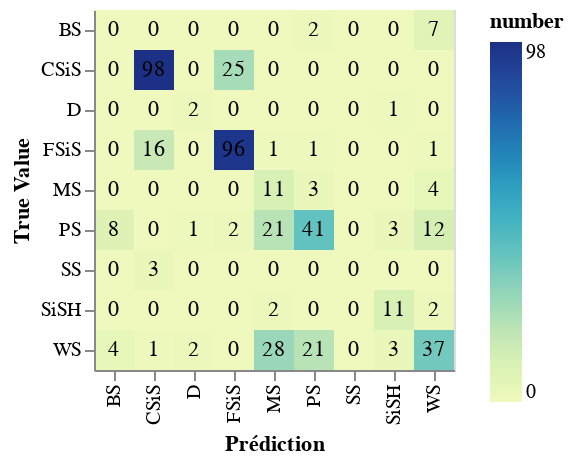

This figure's notebook cell:
### Code cell
conf=df_confusion.reset_index().melt('index')
conf.columns=['var1','var2','number']
b=alt.Chart(conf).encode(
            x=alt.X('var1:N',axis=alt.Axis(title='Prédiction')),
            y=alt.Y('var2:N',axis=alt.Axis(title='True Value'))
    )
#.properties(height=400,width=400)

rec=b.mark_rect().encode(
            color='number'
        )
text=b.mark_text().encode(
        text=alt.Text('number')
)

rec+text

### Figure 1 — Vega-Lite specification as saved in the notebook (floating-point values rounded to 4 significant figures)
{"config": {"view": {"continuousWidth": 400, "continuousHeight": 300}}, "layer": [{"mark": "rect", "encoding": {"color": {"type": "quantitative", "field": "number"}, "x": {"type": "nominal", "axis": {"title": "Prédiction"}, "field": "var1"}, "y": {"type": "nominal", "axis": {"title": "True Value"}, "field": "var2"}}}, {"mark": "text", "encoding": {"text": {"type": "quantitative", "field": "number"}, "x": {"type": "nominal", "axis": {"title": "Prédiction"}, "field": "var1"}, "y": {"type": "nominal", "axis": {"title": "True Value"}, "field": "var2"}}}], "data": {"name": "data-a74eecf63467eb1f16df52b3175b1438"}, "$schema": "https://vega.github.io/schema/vega-lite/v4.8.1.json", "datasets": {"data-a74eecf63467eb1f16df52b3175b1438": [{"var1": "SS", "var2": "SS", "number": 0}, {"var1": "CSiS", "var2": "SS", "number": 3}, {"var1": "FSiS", "var2": "SS", "number": 0}, {"var1": "SiSH", "var2": "SS", "number": 0}, {"var1": "MS", "var2": "SS", "number": 0}, {"var1": "WS", "var2": "SS", "number": 0}, {"var1": "D", "var2": "SS", "number": 0}, {"var1": "PS", "var2": "SS", "number": 0}, {"var1": "BS", "var2": "SS", "number": 0}, {"var1": "SS", "var2": "CSiS", "number": 0}, {"var1": "CSiS", "var2": "CSiS", "number": 98}, {"var1": "FSiS", "var2": "CSiS", "number": 25}, {"var1": "SiSH", "var2": "CSiS", "number": 0}, {"var1": "MS", "var2": "CSiS", "number": 0}, {"var1": "WS", "var2": "CSiS", "number": 0}, {"var1": "D", "var2": "CSiS", "number": 0}, {"var1": "PS", "var2": "CSiS", "number": 0}, {"var1": "BS", "var2": "CSiS", "number": 0}, {"var1": "SS", "var2": "FSiS", "number": 0}, {"var1": "CSiS", "var2": "FSiS", "number": 16}, {"var1": "FSiS", "var2": "FSiS", "number": 96}, {"var1": "SiSH", "var2": "FSiS", "number": 0}, {"var1": "MS", "var2": "FSiS", "number": 1}, {"var1": "WS", "var2": "FSiS", "number": 1}, {"var1": "D", "var2": "FSiS", "number": 0}, {"var1": "PS", "var2": "FSiS", "number": 1}, {"var1": "BS", "var2": "FSiS", "number": 0}, {"var1": "SS", "var2": "SiSH", "number": 0}, {"var1": "CSiS", "var2": "SiSH", "number": 0}, {"var1": "FSiS", "var2": "SiSH", "number": 0}, {"var1": "SiSH", "var2": "SiSH", "number": 11}, {"var1": "MS", "var2": "SiSH", "number": 2}, {"var1": "WS", "var2": "SiSH", "number": 2}, {"var1": "D", "var2": "SiSH", "number": 0}, {"var1": "PS", "var2": "SiSH", "number": 0}, {"var1": "BS", "var2": "SiSH", "number": 0}, {"var1": "SS", "var2": "MS", "number": 0}, {"var1": "CSiS", "var2": "MS", "number": 0}, {"var1": "FSiS", "var2": "MS", "number": 0}, {"var1": "SiSH", "var2": "MS", "number": 0}, {"var1": "MS", "var2": "MS", "number": 11}, {"var1": "WS", "var2": "MS", "number": 4}, {"var1": "D", "var2": "MS", "number": 0}, {"var1": "PS", "var2": "MS", "number": 3}, {"var1": "BS", "var2": "MS", "number": 0}, {"var1": "SS", "var2": "WS", "number": 0}, {"var1": "CSiS", "var2": "WS", "number": 1}, {"var1": "FSiS", "var2": "WS", "number": 0}, {"var1": "SiSH", "var2": "WS", "number": 3}, {"var1": "MS", "var2": "WS", "number": 28}, {"var1": "WS", "var2": "WS", "number": 37}, {"var1": "D", "var2": "WS", "number": 2}, {"var1": "PS", "var2": "WS", "number": 21}, {"var1": "BS", "var2": "WS", "number": 4}, {"var1": "SS", "var2": "D", "number": 0}, {"var1": "CSiS", "var2": "D", "number": 0}, {"var1": "FSiS", "var2": "D", "number": 0}, {"var1": "SiSH", "var2": "D", "number": 1}, {"var1": "MS", "var2": "D", "number": 0}, {"var1": "WS", "var2": "D", "number": 0}, {"var1": "D", "var2": "D", "number": 2}, {"var1": "PS", "var2": "D", "number": 0}, {"var1": "BS", "var2": "D", "number": 0}, {"var1": "SS", "var2": "PS", "number": 0}, {"var1": "CSiS", "var2": "PS", "number": 0}, {"var1": "FSiS", "var2": "PS", "number": 2}, {"var1": "SiSH", "var2": "PS", "number": 3}, {"var1": "MS", "var2": "PS", "number": 21}, {"var1": "WS", "var2": "PS", "number": 12}, {"var1": "D", "var2": "PS", "number": 1}, {"var1": "PS", "var2": "PS", "number": 41}, {"var1": "BS", "var2": "PS", "number": 8}, {"var1": "SS", "var2": "BS", "number": 0}, {"var1": "CSiS", "var2": "BS", "number": 0}, {"var1": "FSiS", "var2": "BS", "number": 0}, {"var1": "SiSH", "var2": "BS", "number": 0}, {"var1": "MS", "var2": "BS", "number": 0}, {"var1": "WS", "var2": "BS", "number": 7}, {"var1": "D", "var2": "BS", "number": 0}, {"var1": "PS", "var2": "BS", "number": 2}, {"var1": "BS", "var2": "BS", "number": 0}]}}
